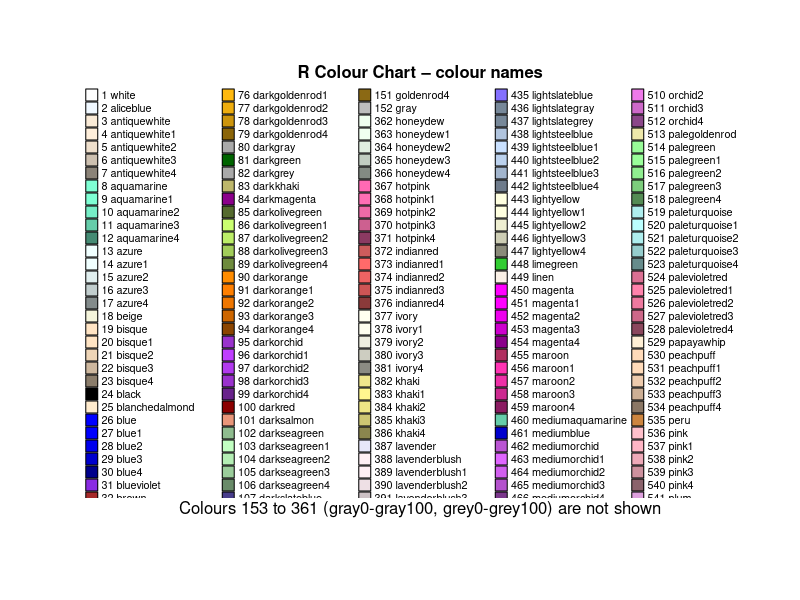
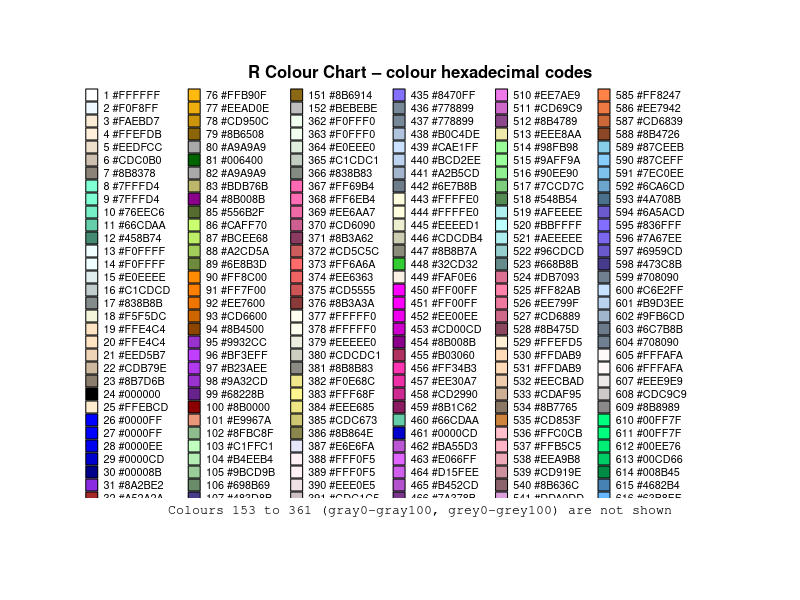

Write the R code that produced these figures, in order.
# R color chart
nc <- c(1:152,362:657)
par(mar=rep(0.5,4),xpd=TRUE)
pdf("RcolorChartNames.pdf",width=8.27, height=11.69,family = "Helvetica-Narrow")
plot(0:1,0:1, type="n", bty="n", axes=F,ann=F)
legend("topleft",ncol=6,pch=22,legend=paste0(nc," ",colors()[nc]), 
       pt.bg=colors()[nc], cex=0.65, pt.cex=1.8, bty="n",y.intersp = 1)
mtext("R Colour Chart – colour names", family="sans", font=2)
mtext("Colours 153 to 361 (gray0-gray100, grey0-grey100) are not shown", 
      side=1, family="sans", font=1)
dev.off()

col2hex <- function(cname)
{
  colMat <- col2rgb(cname)
  rgb(
    red=colMat[1,]/255,
    green=colMat[2,]/255,
    blue=colMat[3,]/255
  )
}
hexcols <- rep(NA, length(colors()))
for(i in 1:length(colors())){
  hexcols[i] <- col2hex(colors()[i])
}

pdf("RcolorChartHex.pdf",width=8.27, height=11.69,family = "Courier")
plot(0:1,0:1, type="n", bty="n", axes=F,ann=F)
legend("topleft",ncol=6,pch=22,legend=paste0(nc," ",hexcols[nc],"  "), 
       pt.bg=hexcols[nc], cex=0.65, pt.cex=1.8, bty="n",x.intersp = 1.2)
mtext("R Colour Chart – colour hexadecimal codes", family="sans", font=2)
mtext("Colours 153 to 361 (gray0-gray100, grey0-grey100) are not shown", 
      side=1, family="mono", font=1, cex=0.8)
dev.off()
